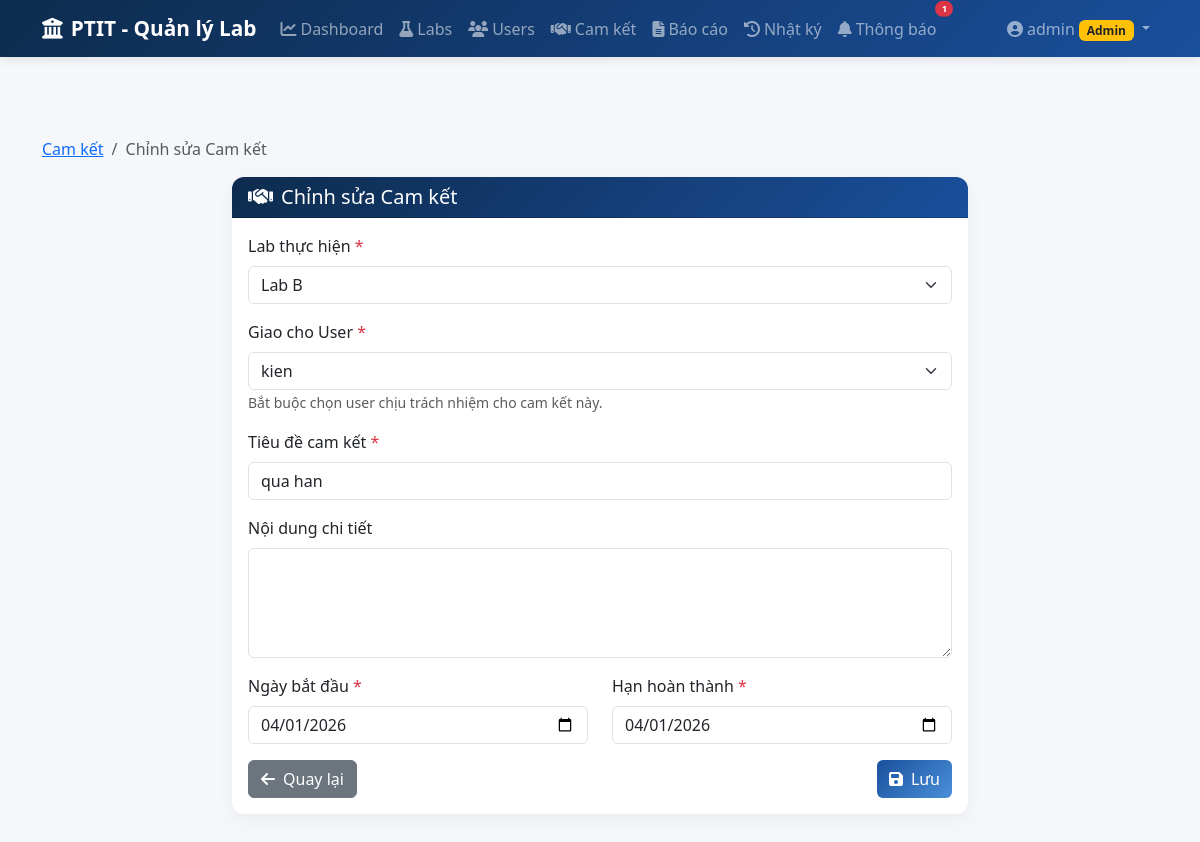
Screenshot of /commitments/edit/5 (signed in) with the database file from the repository.
### models.py (models this page shows, shortened)
class User(UserMixin, db.Model):
    __tablename__ = 'users'
    id = db.Column(db.Integer, primary_key=True)
    username = db.Column(db.String(50), unique=True, nullable=False)
    password_hash = db.Column(db.String(200), nullable=False)
    role = db.Column(db.String(20), nullable=False)  # 'admin' or 'lab'
    lab_id = db.Column(db.Integer, db.ForeignKey('labs.id', ondelete='SET NULL'), nullable=True)
    def is_admin(self):
        return self.role == 'admin'

class Commitment(db.Model):
    __tablename__ = 'commitments'
    id = db.Column(db.Integer, primary_key=True)
    title = db.Column(db.String(200), nullable=False)
    description = db.Column(db.Text)
    lab_id = db.Column(db.Integer, db.ForeignKey('labs.id'), nullable=False)
    assigned_to = db.Column(db.Integer, db.ForeignKey('users.id'), nullable=True)  # User được giao
    start_date = db.Column(db.Date, nullable=False)
    deadline = db.Column(db.Date, nullable=False)
    progress = db.Column(db.Integer, default=0)  # 0-100
    status = db.Column(db.String(20), default='Mới')  # Mới, Đang thực hiện, Hoàn thành, Quá hạn
    created_by = db.Column(db.Integer, db.ForeignKey('users.id'))
    created_at = db.Column(db.DateTime, default=datetime.utcnow)
    updated_at = db.Column(db.DateTime, default=datetime.utcnow, onupdate=datetime.utcnow)
    creator = db.relationship('User', foreign_keys=[created_by], backref='commitments_created')
    assignee = db.relationship('User', foreign_keys=[assigned_to], backref='tasks_assigned')
    progress_updates = db.relationship('ProgressUpdate', backref='commitment', lazy=True, cascade='all, delete-orphan')

class Lab(db.Model):
    __tablename__ = 'labs'
    id = db.Column(db.Integer, primary_key=True)
    name = db.Column(db.String(100), nullable=False)
    description = db.Column(db.Text)
    manager_name = db.Column(db.String(100))
    email = db.Column(db.String(100))
    created_at = db.Column(db.DateTime, default=datetime.utcnow)
    users = db.relationship('User', backref='lab', lazy=True)
    commitments = db.relationship('Commitment', backref='lab', lazy=True, cascade='all, delete-orphan')

### app.py (the view, shortened to what this page needs)
@app.route('/commitments/edit/<int:commitment_id>', methods=['GET', 'POST'])
@login_required
def commitments_edit(commitment_id):
    commitment = Commitment.query.get_or_404(commitment_id)
    if not current_user.is_admin() and commitment.lab_id != current_user.lab_id:
        flash('Bạn không có quyền chỉnh sửa cam kết này.', 'danger')
        return redirect(url_for('dashboard'))
    labs = Lab.query.all()
    lab_users = User.query.filter_by(lab_id=commitment.lab_id, role='lab').all()
    return render_template('commitments/form.html', commitment=commitment, labs=labs,
                           lab_users=lab_users, action='Chỉnh sửa Cam kết')

### app.py (called while the page is built)
@login_manager.user_loader
def load_user(user_id):
    return User.query.get(int(user_id))

def get_csrf_token():
    return generate_csrf_token()

@app.before_request
def csrf_protect():
    if request.method in ('POST', 'PUT', 'DELETE'):
        if request.endpoint == 'login':
            return
        token = request.form.get('_csrf_token') or request.headers.get('X-CSRF-Token')
        if not validate_csrf_token(token):
            flash('Yêu cầu không hợp lệ (CSRF token không đúng). Vui lòng thử lại.', 'danger')
            return redirect(request.referrer or url_for('dashboard'))

### csrf_utils.py (called while the page is built)
def generate_csrf_token():
    from flask import session
    if '_csrf_token' not in session:
        session['_csrf_token'] = secrets.token_hex(32)
    return session['_csrf_token']

### templates/commitments/form.html (shortened to what this page needs)
{% extends "base.html" %}
{% block content %}
<nav aria-label="breadcrumb" class="mb-3">
    <ol class="breadcrumb">
        <li class="breadcrumb-item"><a href="{{ url_for('commitments_list') }}">Cam kết</a></li>
        <li class="breadcrumb-item active">{{ action }}</li>
    </ol>
</nav>
<div class="row justify-content-center">
    <div class="col-lg-8">
        <div class="card">
            <div class="card-header">
                <h5 class="mb-0">
                    <i class="fas fa-handshake me-2"></i>{{ action }}
                </h5>
            </div>
            <div class="card-body">
                <form method="POST">
                    {% if current_user.is_admin() %}
                    <div class="mb-3">
                        <label for="lab_id" class="form-label">Lab thực hiện <span class="text-danger">*</span></label>
                        <select class="form-select" id="lab_id" name="lab_id" required>
                            {% for lab in labs %}
                            <option value="{{ lab.id }}" {% if commitment and commitment.lab_id == lab.id %}selected{% endif %}>
                                {{ lab.name }}
                            </option>
                            {% endfor %}
                        </select>
                    </div>
                    {% endif %}
                    <div class="mb-3">
                        <label for="assigned_to" class="form-label">Giao cho User <span class="text-danger">*</span></label>
                        <select class="form-select" id="assigned_to" name="assigned_to" required>
                            {% if lab_users %}
                                {% for user in lab_users %}
                                <option value="{{ user.id }}" {% if commitment and commitment.assigned_to == user.id %}selected{% endif %}>
                                    {{ user.username }}
                                </option>
                                {% endfor %}
                            {% endif %}
                        </select>
                        <small class="form-text text-muted">Bắt buộc chọn user chịu trách nhiệm cho cam kết này.</small>
                    </div>
                    <div class="mb-3">
                        <label for="title" class="form-label">Tiêu đề cam kết <span class="text-danger">*</span></label>
                        <input type="text" class="form-control" id="title" name="title"
                               value="{{ commitment.title if commitment else '' }}" required>
                    </div>
                    <div class="mb-3">
                        <label for="description" class="form-label">Nội dung chi tiết</label>
                        <textarea class="form-control" id="description" name="description"
                                  rows="4">{{ commitment.description if commitment else '' }}</textarea>
                    </div>
                    <div class="row">
                        <div class="col-md-6 mb-3">
                            <label for="start_date" class="form-label">Ngày bắt đầu <span class="text-danger">*</span></label>
                            <input type="date" class="form-control" id="start_date" name="start_date"
                                   value="{{ commitment.start_date.strftime('%Y-%m-%d') if commitment else '' }}" required>
                        </div>
                        <div class="col-md-6 mb-3">
                            <label for="deadline" class="form-label">Hạn hoàn thành <span class="text-danger">*</span></label>
                            <input type="date" class="form-control" id="deadline" name="deadline"
                                   value="{{ commitment.deadline.strftime('%Y-%m-%d') if commitment else '' }}" required>
                        </div>
                    </div>
                    <div class="d-flex justify-content-between">
                        <a href="{{ url_for('commitments_list') }}" class="btn btn-secondary">
                            <i class="fas fa-arrow-left me-2"></i>Quay lại
                        </a>
                        <button type="submit" class="btn btn-primary">
                            <i class="fas fa-save me-2"></i>Lưu
                        </button>
                    </div>
                </form>
            </div>
        </div>
    </div>
</div>
{% endblock %}

### templates/base.html (shortened to what this page needs)
<!DOCTYPE html>
<html lang="vi">
<head>
    <link href="https://cdn.jsdelivr.net/npm/bootstrap@5.3.2/dist/css/bootstrap.min.css" rel="stylesheet">
    <link href="https://cdnjs.cloudflare.com/ajax/libs/font-awesome/6.5.1/css/all.min.css" rel="stylesheet">
    <link href="https://cdn.jsdelivr.net/npm/bootstrap-icons@1.11.2/font/bootstrap-icons.css" rel="stylesheet">
    <link href="{{ url_for('static', filename='css/style.css') }}" rel="stylesheet">
</head>
<body>
    {% if current_user.is_authenticated %}
    <nav class="navbar navbar-expand-lg navbar-dark bg-ptit">
        <div class="container">
            <a class="navbar-brand" href="{{ url_for('dashboard') }}">
                <i class="fas fa-university me-2"></i>PTIT - Quản lý Lab
            </a>
            <div class="collapse navbar-collapse" id="navbarNav">
                <ul class="navbar-nav me-auto">
                    <li class="nav-item">
                        <a class="nav-link" href="{{ url_for('dashboard') }}">
                            <i class="fas fa-chart-line me-1"></i>Dashboard
                        </a>
                    </li>
                    {% if current_user.is_admin() %}
                    <li class="nav-item">
                        <a class="nav-link" href="{{ url_for('labs_list') }}">
                            <i class="fas fa-flask me-1"></i>Labs
                        </a>
                    </li>
                    <li class="nav-item">
                        <a class="nav-link" href="{{ url_for('users_list') }}">
                            <i class="fas fa-users me-1"></i>Users
                        </a>
                    </li>
                    {% endif %}
                    <li class="nav-item">
                        <a class="nav-link" href="{{ url_for('commitments_list') }}">
                            <i class="fas fa-handshake me-1"></i>Cam kết
                        </a>
                    </li>
                    {% if current_user.is_admin() %}
                    <li class="nav-item">
                        <a class="nav-link" href="{{ url_for('reports') }}">
                            <i class="fas fa-file-alt me-1"></i>Báo cáo
                        </a>
                    </li>
                    <li class="nav-item">
                        <a class="nav-link" href="{{ url_for('activity_logs') }}">
                            <i class="fas fa-history me-1"></i>Nhật ký
                        </a>
                    </li>
                    {% endif %}
                    <li class="nav-item">
                        <a class="nav-link position-relative" href="{{ url_for('notifications') }}">
                            <i class="fas fa-bell me-1"></i>Thông báo
                            <span id="notif-badge" class="position-absolute top-0 start-100 translate-middle badge rounded-pill bg-danger"
                                  style="font-size:0.6em; display:none;">
                            </span>
                        </a>
                    </li>
                </ul>
                <ul class="navbar-nav">
                    <li class="nav-item dropdown">
                        <a class="nav-link dropdown-toggle" href="#" data-bs-toggle="dropdown">
                            <i class="fas fa-user-circle me-1"></i>{{ current_user.username }}
                            {% if current_user.is_admin() %}
                            <span class="badge bg-warning text-dark">Admin</span>
                            {% else %}
                            <span class="badge bg-info">Lab</span>
                            {% endif %}
                        </a>
                    </li>
                </ul>
            </div>
        </div>
    </nav>
    {% endif %}
    <main class="{% if current_user.is_authenticated %}main-content{% endif %}">
        <div class="container">
            {% block content %}{% endblock %}
        </div>
    </main>
</body>
</html>

### static/css/style.css (style rules this page uses)
:root { --ptit-blue: #1a4f9c; --ptit-light-blue: #4a90d9; --ptit-dark: #0d2b4d; }
body { background-color: #f5f7fa; font-family: 'Segoe UI', Tahoma, Geneva, Verdana, sans-serif; min-height: 100vh; }
.main-content { padding-top: 80px; padding-bottom: 40px; }
.navbar.bg-ptit { background: linear-gradient(135deg, var(--ptit-dark) 0%, var(--ptit-blue) 100%); box-shadow: 0 2px 10px rgba(0,0,0,0.1); }
.navbar-brand { font-weight: 700; font-size: 1.3rem; }
.nav-link { font-weight: 500; transition: all 0.3s; }
.card { border: none; border-radius: 12px; box-shadow: 0 5px 20px rgba(0,0,0,0.05); }
.card-header { background: linear-gradient(135deg, var(--ptit-dark), var(--ptit-blue)); color: white; border-radius: 12px 12px 0 0 !important; font-weight: 600; }
.btn-primary { background: linear-gradient(135deg, var(--ptit-blue), var(--ptit-light-blue)); border: none; }

### rows the page displays
User: username "admin"
Commitment: lab_id "Lab B", assigned_to "kien", title "qua han", start_date "04/01/2026", deadline "04/01/2026"

### other values shown
{{ action }} "Chỉnh sửa Cam kết"
